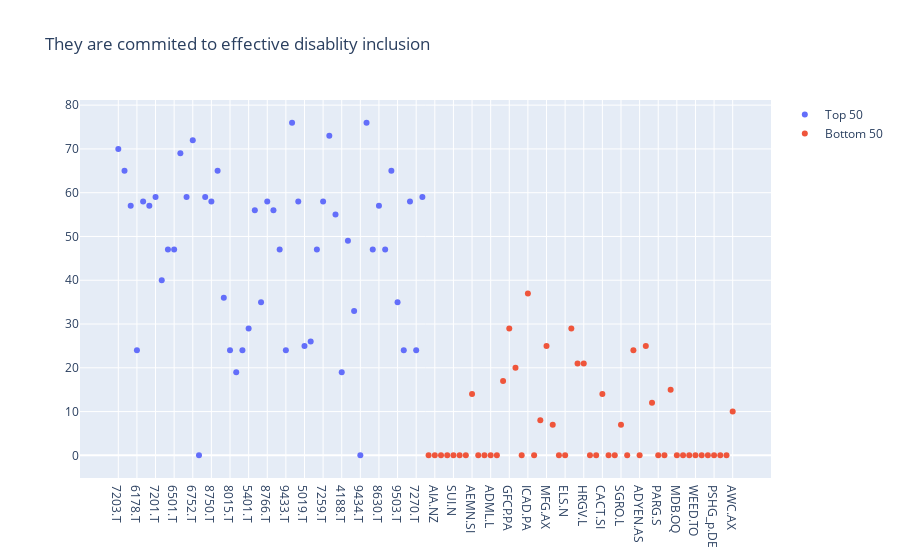

Notebook code cell kept with this figure:
### Code cell
plots = [go.Scatter(x=top50['RIC'], y=top50['TRDIR Inclusion Score'], mode='markers', name='Top 50'), 
         go.Scatter(x=bot50['RIC'], y=bot50['TRDIR Inclusion Score'], mode='markers', name='Bottom 50')]
fig = go.Figure(data=plots)
fig.update_layout(title='They are commited to effective disablity inclusion')
fig.show()

### Figure 1 — Plotly figure (JSON) as saved in the notebook; plotly's stock layout.template omitted (floating-point values rounded to 4 significant figures)
{"data": [{"mode": "markers", "name": "Top 50", "type": "scatter", "x": ["7203.T", "8058.T", "7267.T", "6178.T", "9432.T", "8001.T", "7201.T", "5020.T", "9984.T", "6501.T", "6758.T", "8267.T", "6752.T", "7181.T", "8002.T", "8750.T", "8031.T", "3382.T", "8015.T", "8306.T", "9501.T", "5401.T", "8316.T", "8725.T", "8766.T", "6902.T", "8053.T", "9433.T", "9437.T", "6503.T", "5019.T", "1925.T", "7011.T", "7259.T", "6702.T", "8411.T", "4188.T", "5411.T", "7269.T", "9434.T", "6502.T", "5108.T", "8630.T", "7751.T", "7261.T", "9503.T", "7459.T", "5802.T", "7270.T", "9502.T"], "y": [70, 65, 57, 24, 58, 57, 59, 40, 47, 47, 69, 59, 72, 0, 59, 58, 65, 36, 24, 19, 24, 29, 56, 35, 58, 56, 47, 24, 76, 58, 25, 26, 47, 58, 73, 55, 19, 49, 33, 0, 76, 47, 57, 47, 65, 35, 24, 58, 24, 59]}, {"mode": "markers", "name": "Bottom 50", "type": "scatter", "x": ["FCR_u.TO", "AIA.NZ", "ROKU.OQ", "PAYC.N", "SUI.N", "GWRE.N", "DOCU.OQ", "AEMN.SI", "AGNC.OQ", "CAR_u.TO", "ADML.L", "NNN.N", "DHER.DE", "GFCP.PA", "FBK.MI", "FNV.TO", "ICAD.PA", "WIX.OQ", "IONS.OQ", "MFG.AX", "BLND.L", "PODD.OQ", "ELS.N", "CVO.PA", "MKTX.OQ", "HRGV.L", "MACT.SI", "CYBR.OQ", "CACT.SI", "OKTA.OQ", "RYM.NZ", "SGRO.L", "SUNT.SI", "AUTOA.L", "ADYEN.AS", "WTC.AX", "GLPG.AS", "PARG.S", "SRPT.OQ", "PSK.TO", "MDB.OQ", "ACB.TO", "TKWY.AS", "WEED.TO", "ALNY.OQ", "BGNE.OQ", "PSHG_p.DE", "CRON.TO", "LBRDK.OQ", "AWC.AX"], "y": [0, 0, 0, 0, 0, 0, 0, 14, 0, 0, 0, 0, 17, 29, 20, 0, 37, 0, 8, 25, 7, 0, 0, 29, 21, 21, 0, 0, 14, 0, 0, 7, 0, 24, 0, 25, 12, 0, 0, 15, 0, 0, 0, 0, 0, 0, 0, 0, 0, 10]}], "layout": {"title": {"text": "They are commited to effective disablity inclusion"}}}
